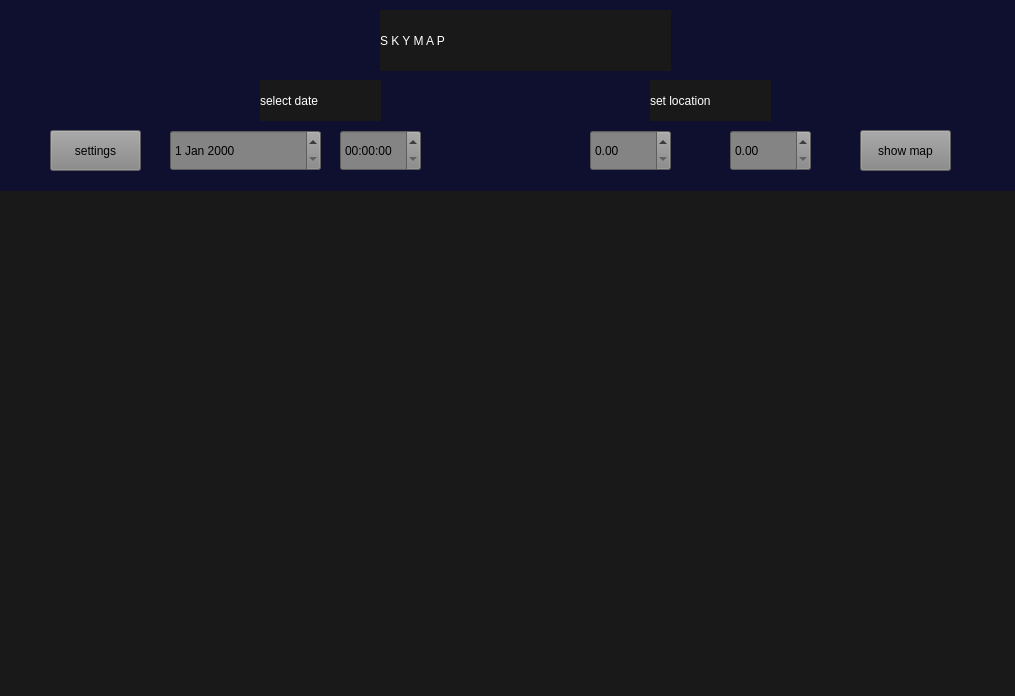
<?xml version="1.0" encoding="UTF-8"?>
<ui version="4.0">
 <class>MainWindow</class>
 <widget class="QMainWindow" name="MainWindow">
  <property name="geometry">
   <rect>
    <x>0</x>
    <y>0</y>
    <width>1015</width>
    <height>696</height>
   </rect>
  </property>
  <property name="windowTitle">
   <string>MainWindow</string>
  </property>
  <property name="styleSheet">
   <string notr="true">background:rgb(25, 25, 25)</string>
  </property>
  <widget class="QWidget" name="centralwidget">
   <widget class="QLabel" name="label">
    <property name="geometry">
     <rect>
      <x>-30</x>
      <y>-20</y>
      <width>1061</width>
      <height>211</height>
     </rect>
    </property>
    <property name="styleSheet">
     <string notr="true">background:rgb(0, 0, 85,100)</string>
    </property>
    <property name="text">
     <string/>
    </property>
   </widget>
   <widget class="QLabel" name="label_2">
    <property name="geometry">
     <rect>
      <x>260</x>
      <y>80</y>
      <width>121</width>
      <height>41</height>
     </rect>
    </property>
    <property name="styleSheet">
     <string notr="true">color: rgb(255, 255, 255);
font: 15pt &quot;Yu Gothic UI Semilight&quot;;</string>
    </property>
    <property name="text">
     <string>select date</string>
    </property>
   </widget>
   <widget class="QLabel" name="label_3">
    <property name="geometry">
     <rect>
      <x>380</x>
      <y>10</y>
      <width>291</width>
      <height>61</height>
     </rect>
    </property>
    <property name="styleSheet">
     <string notr="true">color:rgb(255, 255, 255);
font: 25 22pt &quot;Segoe UI Light&quot;;</string>
    </property>
    <property name="text">
     <string>S K Y M A P</string>
    </property>
   </widget>
   <widget class="QLabel" name="label_4">
    <property name="geometry">
     <rect>
      <x>650</x>
      <y>80</y>
      <width>121</width>
      <height>41</height>
     </rect>
    </property>
    <property name="styleSheet">
     <string notr="true">color: rgb(255, 255, 255);
font: 15pt &quot;Yu Gothic UI Semilight&quot;;</string>
    </property>
    <property name="text">
     <string>set location</string>
    </property>
   </widget>
   <widget class="QDoubleSpinBox" name="doubleSpinBox">
    <property name="geometry">
     <rect>
      <x>590</x>
      <y>130</y>
      <width>81</width>
      <height>41</height>
     </rect>
    </property>
    <property name="styleSheet">
     <string notr="true">background-color: rgb(132, 132, 132);</string>
    </property>
   </widget>
   <widget class="QDateEdit" name="dateEdit">
    <property name="geometry">
     <rect>
      <x>170</x>
      <y>130</y>
      <width>151</width>
      <height>41</height>
     </rect>
    </property>
    <property name="styleSheet">
     <string notr="true">background-color: rgb(132, 132, 132);</string>
    </property>
   </widget>
   <widget class="QTimeEdit" name="timeEdit">
    <property name="geometry">
     <rect>
      <x>340</x>
      <y>130</y>
      <width>81</width>
      <height>41</height>
     </rect>
    </property>
    <property name="styleSheet">
     <string notr="true">background-color: rgb(132, 132, 132);</string>
    </property>
   </widget>
   <widget class="QDoubleSpinBox" name="doubleSpinBox_2">
    <property name="geometry">
     <rect>
      <x>730</x>
      <y>130</y>
      <width>81</width>
      <height>41</height>
     </rect>
    </property>
    <property name="styleSheet">
     <string notr="true">background-color: rgb(132, 132, 132);</string>
    </property>
   </widget>
   <widget class="QPushButton" name="pushButton">
    <property name="geometry">
     <rect>
      <x>860</x>
      <y>130</y>
      <width>91</width>
      <height>41</height>
     </rect>
    </property>
    <property name="styleSheet">
     <string notr="true">background-color: rgb(132, 132, 132);</string>
    </property>
    <property name="text">
     <string>show map</string>
    </property>
   </widget>
   <widget class="QPushButton" name="pushButton_2">
    <property name="geometry">
     <rect>
      <x>50</x>
      <y>130</y>
      <width>91</width>
      <height>41</height>
     </rect>
    </property>
    <property name="styleSheet">
     <string notr="true">background-color: rgb(132, 132, 132);</string>
    </property>
    <property name="text">
     <string>settings</string>
    </property>
   </widget>
  </widget>
  <widget class="QStatusBar" name="statusbar"/>
 </widget>
 <resources/>
 <connections/>
</ui>
